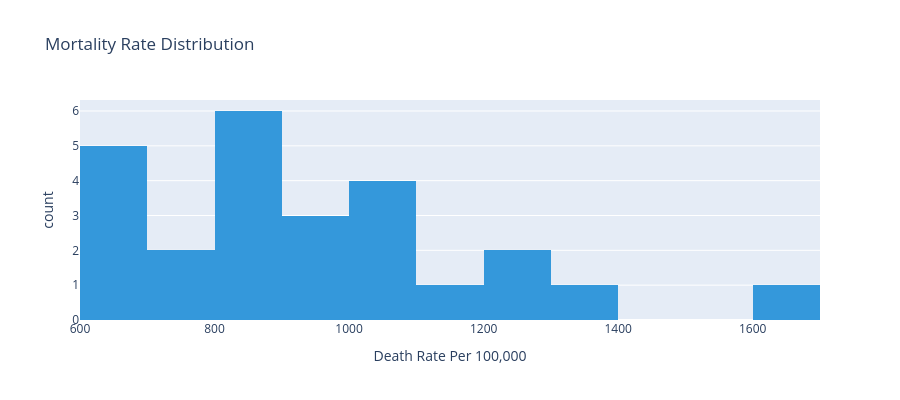

This figure's notebook cell:
### Code cell
# Mortality Rate Distribution
fig = px.histogram(filtered_df, x='Death Rate Per 100,000',
                   title='Mortality Rate Distribution', nbins=20,
                   color_discrete_sequence=['#3498db'])
fig.update_layout(height=400)
fig.show()

### Figure 1 — Plotly figure (JSON) as saved in the notebook; plotly's stock layout.template omitted (floating-point values rounded to 4 significant figures)
{"data": [{"bingroup": "x", "hovertemplate": "Death Rate Per 100,000=%{x}<br>count=%{y}<extra></extra>", "legendgroup": "", "marker": {"color": "#3498db", "pattern": {"shape": ""}}, "name": "", "nbinsx": 20, "orientation": "v", "showlegend": false, "type": "histogram", "x": [924.6, 731.7, 700.6, 644.7, 618.8, 1227.0, 1213.0, 1153.0, 1035.0, 1044.0, 1652.0, 1303.0, 1058.0, 911.7, 811.2, 680.4, 614.4, 665.9, 803.7, 1010.0, 949.6, 887.9, 891.4, 860.5, 869.2], "xaxis": "x", "yaxis": "y"}], "layout": {"barmode": "relative", "height": 400, "legend": {"tracegroupgap": 0}, "title": {"text": "Mortality Rate Distribution"}, "xaxis": {"anchor": "y", "domain": [0, 1], "title": {"text": "Death Rate Per 100,000"}}, "yaxis": {"anchor": "x", "domain": [0, 1], "title": {"text": "count"}}}}
